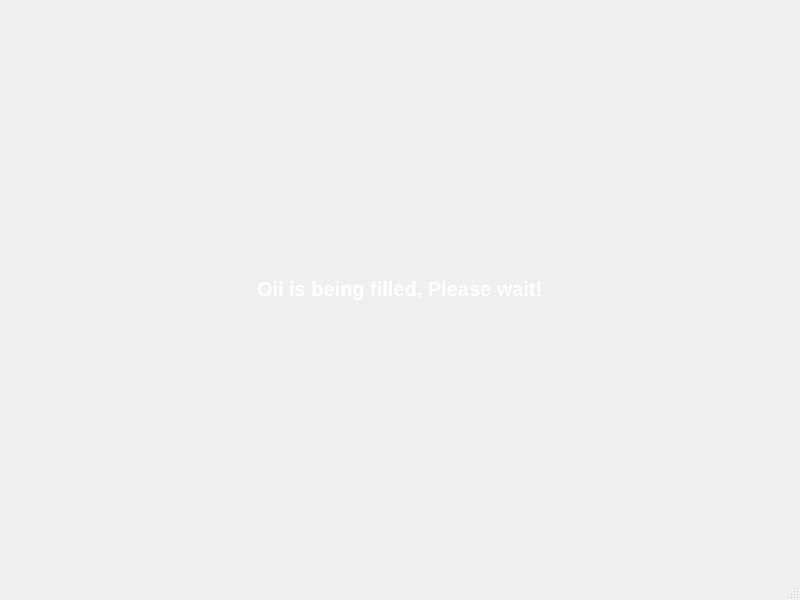
<?xml version="1.0" encoding="UTF-8"?>
<ui version="4.0">
 <class>MainWindow</class>
 <widget class="QMainWindow" name="MainWindow">
  <property name="geometry">
   <rect>
    <x>0</x>
    <y>0</y>
    <width>800</width>
    <height>600</height>
   </rect>
  </property>
  <property name="windowTitle">
   <string>MainWindow</string>
  </property>
  <widget class="QWidget" name="centralwidget">
   <layout class="QGridLayout" name="gridLayout">
    <item row="0" column="1">
     <spacer name="verticalSpacer">
      <property name="orientation">
       <enum>Qt::Vertical</enum>
      </property>
      <property name="sizeHint" stdset="0">
       <size>
        <width>20</width>
        <height>248</height>
       </size>
      </property>
     </spacer>
    </item>
    <item row="1" column="0">
     <spacer name="horizontalSpacer">
      <property name="orientation">
       <enum>Qt::Horizontal</enum>
      </property>
      <property name="sizeHint" stdset="0">
       <size>
        <width>245</width>
        <height>20</height>
       </size>
      </property>
     </spacer>
    </item>
    <item row="1" column="1">
     <widget class="QLabel" name="label">
      <property name="styleSheet">
       <string notr="true">QLabel {
	font-size: 20px;
	font-weight: 500;
color: white;
}</string>
      </property>
      <property name="text">
       <string>Oil is being filled, Please wait!</string>
      </property>
     </widget>
    </item>
    <item row="1" column="2">
     <spacer name="horizontalSpacer_2">
      <property name="orientation">
       <enum>Qt::Horizontal</enum>
      </property>
      <property name="sizeHint" stdset="0">
       <size>
        <width>244</width>
        <height>20</height>
       </size>
      </property>
     </spacer>
    </item>
    <item row="2" column="1">
     <spacer name="verticalSpacer_2">
      <property name="orientation">
       <enum>Qt::Vertical</enum>
      </property>
      <property name="sizeHint" stdset="0">
       <size>
        <width>20</width>
        <height>248</height>
       </size>
      </property>
     </spacer>
    </item>
   </layout>
  </widget>
  <widget class="QMenuBar" name="menubar">
   <property name="geometry">
    <rect>
     <x>0</x>
     <y>0</y>
     <width>800</width>
     <height>22</height>
    </rect>
   </property>
  </widget>
  <widget class="QStatusBar" name="statusbar"/>
 </widget>
 <resources/>
 <connections/>
</ui>
